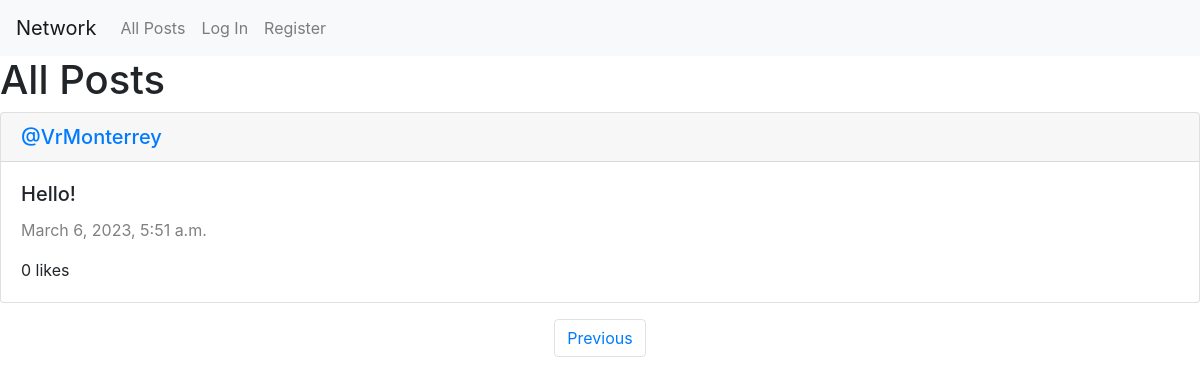
Screenshot of /?page=2 with the database file from the repository.
### network/models.py (models this page shows, shortened)
class Post(models.Model):
    content = models.TextField(max_length=150)
    user = models.ForeignKey(User, on_delete=models.CASCADE, related_name="posts")
    date = models.DateTimeField(auto_now_add=True)

class User(AbstractUser):
    pass

### network/views.py (the view)
# urls.py: path("", views.index, name="index"),
def index(request):
    all = Post.objects.all().order_by("id").reverse()
    paginator = Paginator(all,10)
    pages = request.GET.get('page')
    items = paginator.get_page(pages)
    likes = Like.objects.all()
    liked = []
    try:
        for like in likes:
            if like.user.id == request.user.id:
                liked.append(like.post.id)
    except:
        liked = []
    return render(request, "network/index.html",{
        "items" : items,
        "liked" : liked
    })

### network/templates/network/index.html (shortened to what this page needs)
{% extends "network/layout.html" %}
{% block body %}
    <h1>All Posts</h1>
    <div class="allPosts">
        {% for post in items %}
        <div class="card">
            <h5 class="card-header"><a href="{% url 'profile' user_id=post.user.id %}">@{{ post.user }}</a></h5>
            <div class="card-body">
              <h5 class="card-title" id="content_{{ post.id }}">{{ post.content }}</h5>
              <p style="color:gray" class="card-text">{{ post.date }}</p>
                <div class="likes-count">
                  <p id="num-likes-{{ post.id }}">{{ post.liked.count }}</p>
                  <p>likes</p>
                </div>
            </div>
          </div>
        {% endfor %}
    </div>
    <nav aria-label="Page navigation example">
        <ul class="pagination d-flex justify-content-center mt-3">
            {% if items.has_previous %}
                <li class="page-item"><a class="page-link" href="?page={{ items.previous_page_number }}">Previous</a></li>
            {% endif %}
        </ul>
      </nav>
{% endblock %}

### network/static/network/styles.css (style rules this page uses)
.likes-count p { display: inline; }
.likes-count p:not(:last-child)::after { content: ' '; }

### rows the page displays
Post: user "VrMonterrey", content "Hello!", date "March 6, 2023, 5:51 a.m.", liked.count "0"
